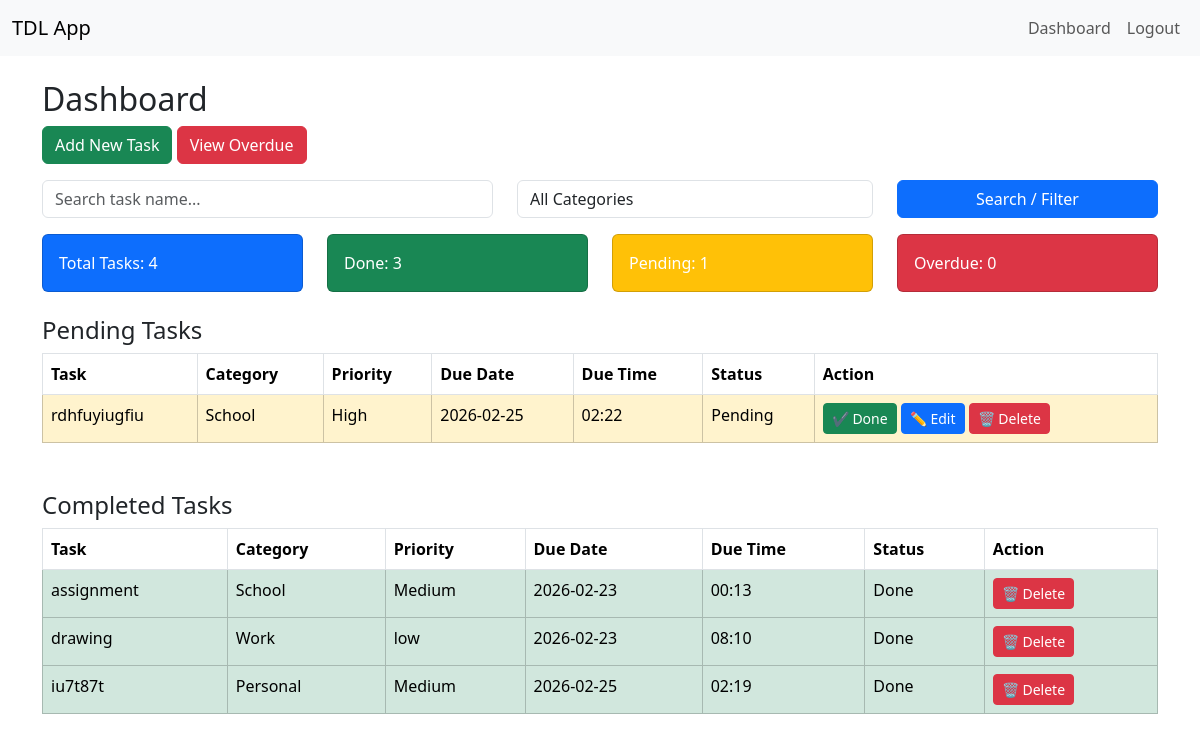
The page /dashboard (signed in) on the database as committed earlier.
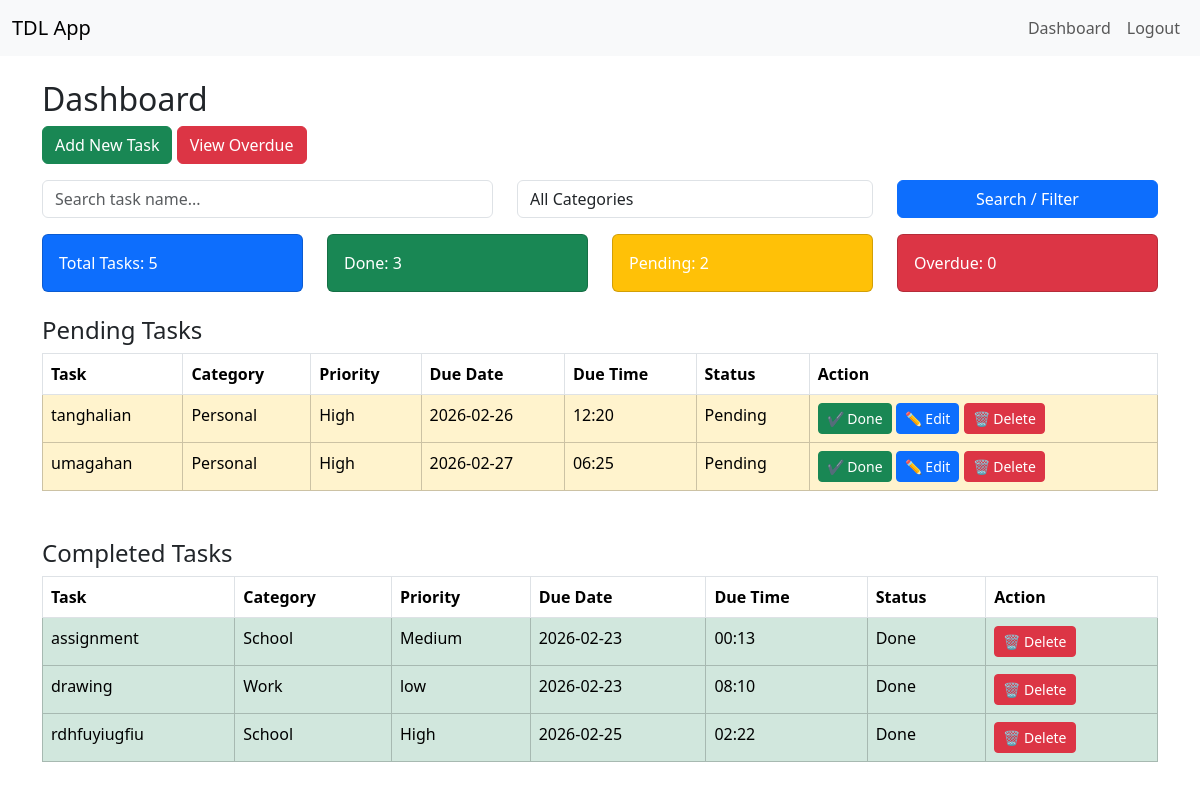
The same page on the database as committed later.
### tables this page shows
CREATE TABLE tasks(
        id INTEGER PRIMARY KEY AUTOINCREMENT,
        user_id INTEGER,
        name TEXT,
        category TEXT,
        priority TEXT,
        due_date TEXT,
        due_time TEXT,
        status TEXT DEFAULT 'Pending'
    );

### app.py (the view)
@app.route("/dashboard")
@login_required
def dashboard():
    search = request.args.get("search")
    category = request.args.get("category")
    conn = sqlite3.connect("database.db")
    conn.row_factory = sqlite3.Row
    query = "SELECT * FROM tasks WHERE user_id=?"
    params = [current_user.id]
    if search:
        query += " AND name LIKE ?"
        params.append(f"%{search}%")
    if category and category != "All":
        query += " AND category=?"
        params.append(category)
    query += " ORDER BY due_date ASC, due_time ASC"
    tasks = conn.execute(query, params).fetchall()
    conn.close()
    pending_tasks = [t for t in tasks if t["status"] == "Pending"]
    done_tasks = [t for t in tasks if t["status"] == "Done"]
    total = len(tasks)
    pending = len(pending_tasks)
    done = len(done_tasks)
    return render_template(
        "dashboard.html",
        pending_tasks=pending_tasks,
        done_tasks=done_tasks,
        total=total,
        done=done,
        pending=pending,
        overdue=0
    )

### app.py (called while the page is built)
@login_manager.user_loader
def load_user(user_id):
    return User(user_id)

### templates/dashboard.html (shortened to what this page needs)
{% extends "base.html" %}
{% block content %}
<h2>Dashboard</h2>
<a href="{{ url_for('add_task') }}" class="btn btn-success mb-3">Add New Task</a>
<a href="{{ url_for('overdue') }}" class="btn btn-danger mb-3">View Overdue</a>
<form method="GET" action="{{ url_for('dashboard') }}" class="mb-3">
    <div class="row">
        <div class="col-md-5">
            <input type="text" name="search" class="form-control"
                   placeholder="Search task name..."
                   value="{{ request.args.get('search', '') }}">
        </div>
        <div class="col-md-4">
            <select name="category" class="form-control">
                <option value="All">All Categories</option>
            </select>
        </div>
        <div class="col-md-3">
            <button class="btn btn-primary w-100" type="submit">
                Search / Filter
            </button>
        </div>
    </div>
</form>
<div class="row mb-4">
    <div class="col">
        <div class="card text-white bg-primary p-3">
            Total Tasks: {{ total }}
        </div>
    </div>
    <div class="col">
        <div class="card text-white bg-success p-3">
            Done: {{ done }}
        </div>
    </div>
    <div class="col">
        <div class="card text-white bg-warning p-3">
            Pending: {{ pending }}
        </div>
    </div>
    <div class="col">
        <div class="card text-white bg-danger p-3">
            Overdue: {{ overdue }}
        </div>
    </div>
</div>
<h4>Pending Tasks</h4>
<table class="table table-bordered">
<tr>
    <th>Task</th>
    <th>Category</th>
    <th>Priority</th>
    <th>Due Date</th>
    <th>Due Time</th>
    <th>Status</th>
    <th>Action</th>
</tr>
{% for task in pending_tasks %}
<tr class="table-warning">
    <td>{{ task.name }}</td>
    <td>{{ task.category }}</td>
    <td>{{ task.priority }}</td>
    <td>{{ task.due_date }}</td>
    <td>{{ task.due_time }}</td>
    <td>{{ task.status }}</td>
    <td>
        <a href="{{ url_for('done', task_id=task.id) }}" class="btn btn-sm btn-success">✔ Done</a>
        <a href="{{ url_for('edit', task_id=task.id) }}" class="btn btn-sm btn-primary">✏ Edit</a>
        <a href="{{ url_for('delete', task_id=task.id) }}"
           class="btn btn-sm btn-danger"
           onclick="return confirm('Delete this task?')">
           🗑 Delete
        </a>
    </td>
</tr>
{% endfor %}
</table>
<h4 class="mt-5">Completed Tasks</h4>
<table class="table table-bordered">
<tr>
    <th>Task</th>
    <th>Category</th>
    <th>Priority</th>
    <th>Due Date</th>
    <th>Due Time</th>
    <th>Status</th>
    <th>Action</th>
</tr>
{% for task in done_tasks %}
<tr class="table-success">
    <td>{{ task.name }}</td>
    <td>{{ task.category }}</td>
    <td>{{ task.priority }}</td>
    <td>{{ task.due_date }}</td>
    <td>{{ task.due_time }}</td>
    <td>{{ task.status }}</td>
    <td>
        <a href="{{ url_for('delete', task_id=task.id) }}"
           class="btn btn-sm btn-danger"
           onclick="return confirm('Delete this task?')">
           🗑 Delete
        </a>
    </td>
</tr>
{% endfor %}
</table>
{% endblock %}

### templates/base.html (shortened to what this page needs)
<!DOCTYPE html>
<html>
<head>
    <link href="https://cdn.jsdelivr.net/npm/bootstrap@5.3.2/dist/css/bootstrap.min.css" rel="stylesheet">
</head>
<body>
<nav class="navbar navbar-expand-lg navbar-light bg-light mb-4">
  <div class="container-fluid">
    <a class="navbar-brand" href="{{ url_for('dashboard') }}">TDL App</a>
    <div class="collapse navbar-collapse">
      <ul class="navbar-nav ms-auto">
        {% if current_user.is_authenticated %}
          <li class="nav-item">
            <a class="nav-link" href="{{ url_for('dashboard') }}">Dashboard</a>
          </li>
          <li class="nav-item">
            <a class="nav-link" href="{{ url_for('logout') }}">Logout</a>
          </li>
        {% endif %}
      </ul>
    </div>
  </div>
</nav>
<div class="container">
    {% block content %}{% endblock %}
</div>
</body>
</html>

Rows that differ between the two databases and show on the page:
removed tasks: name "iu7t87t", category "Personal", priority "Medium", due_date "2026-02-25", due_time "02:19", status "Done", shown under "Completed Tasks"
added tasks: name "tanghalian", category "Personal", priority "High", due_date "2026-02-26", due_time "12:20", status "Pending", shown under "Pending Tasks"
added tasks: name "umagahan", category "Personal", priority "High", due_date "2026-02-27", due_time "06:25", status "Pending", shown under "Pending Tasks"
changed tasks "rdhfuyiugfiu": moves from the list under "Pending Tasks" to the list under "Completed Tasks"
Other text that changed with them:
{{ total }}: "4" → "5"
{{ pending }}: "1" → "2"
